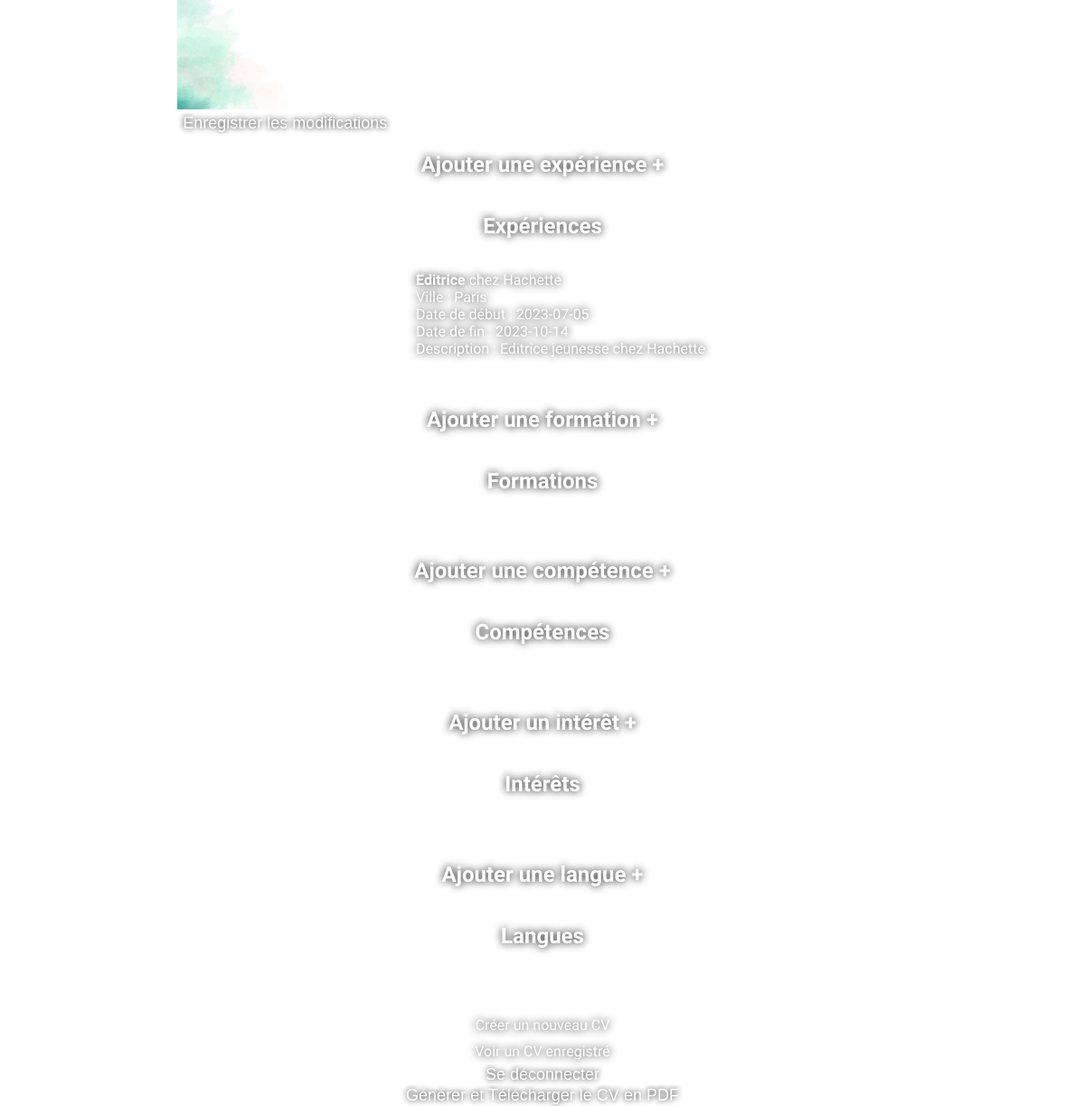
The app's page /profil.php (signed in) with its own data.
### tables this page shows
CREATE TABLE IF NOT EXISTS `utilisateurs` (
  `id` int NOT NULL AUTO_INCREMENT,
  `login` varchar(255) NOT NULL,
  `prenom` varchar(255) NOT NULL,
  `nom` varchar(255) NOT NULL,
  `password` varchar(255) NOT NULL,
  `phone` varchar(55) NOT NULL,
  `postal` varchar(255) NOT NULL,
  `ville` varchar(255) NOT NULL,
  `photo` varchar(255) DEFAULT 'profil_default.jpg',
  PRIMARY KEY (`id`)
);

CREATE TABLE IF NOT EXISTS `experience` (
  `id` int NOT NULL AUTO_INCREMENT,
  `utilisateurs_id` int NOT NULL,
  `poste` varchar(255) NOT NULL,
  `employeur` varchar(255) NOT NULL,
  `ville` varchar(255) NOT NULL,
  `date_start` date NOT NULL,
  `date_end` date NOT NULL,
  `description` varchar(255) NOT NULL,
  PRIMARY KEY (`id`)
);

### profil.php (the view, shortened to what this page needs)
<?php
$host = "localhost";
$dbname = "cv-crafter";
$username = "pma";
$passwordDB = "plomkiplomki";
try {
    $conn = new PDO("mysql:host=$host;dbname=$dbname", $username, $passwordDB);
    $conn->setAttribute(PDO::ATTR_ERRMODE, PDO::ERRMODE_EXCEPTION);
    $query = "SELECT login, prenom, nom, password, phone, postal, ville, photo FROM utilisateurs WHERE login = ?";
    $stmt = $conn->prepare($query);
    $stmt->execute([$_SESSION["login"]]);
    $row = $stmt->fetch(PDO::FETCH_ASSOC);
} catch (PDOException $e) {
    echo "Erreur : " . $e->getMessage();
}
?>
<!DOCTYPE html>
<html>
<head>
  <link id="style" rel="stylesheet" type="text/css" href="style.css">
</head>
<body class="bodyprof">
    <form method="POST" action="<?php echo $_SERVER["PHP_SELF"]; ?>" enctype="multipart/form-data">
        <input type="text" id="login" name="login" value="<?php echo $row["login"]; ?>" required><br>
        <input type="text" id="prenom" name="prenom" value="<?php echo $row["prenom"]; ?>" required><br>
        <input type="text" id="nom" name="nom" value="<?php echo $row["nom"]; ?>" required><br>
        <input type="tel" id="phone" name="phone" value="<?php echo $row["phone"]; ?>" required><br>
        <input type="text" id="postal" name="postal" value="<?php echo $row["postal"]; ?>" required><br>
        <input type="text" id="ville" name="ville" value="<?php echo $row["ville"]; ?>" required><br>
              <br>
        <br>
        <img src=upload/<?=$row['photo']?> height="200">
        <br>
        <input type="submit" value="Enregistrer les modifications">
    </form>
        <h2 id="experience-link">Ajouter une expérience +</h2>
        <h2>Expériences</h2>
        <ul>
            <?php
            $experiencesQuery = "SELECT poste, employeur, ville, date_start, date_end, description FROM experience WHERE utilisateurs_id = ?";
            $experiencesStmt = $conn->prepare($experiencesQuery);
            $experiencesStmt->execute([$_SESSION["id"]]);
            $experiences = $experiencesStmt->fetchAll(PDO::FETCH_ASSOC);
            foreach ($experiences as $experience) {
                echo "<li><strong>" . $experience["poste"] . "</strong> chez " . $experience["employeur"] . "<br>";
                echo "Ville : " . $experience["ville"] . "<br>";
                echo "Date de début : " . $experience["date_start"] . "<br>";
                echo "Date de fin : " . $experience["date_end"] . "<br>";
                echo "Description : " . $experience["description"] . "</li><br>";
            }
            ?>
        </ul>
        <h2 id="formation-link">Ajouter une formation +</h2>
        <h2>Formations</h2>
        <h2 id="competence-link">Ajouter une compétence +</h2>
        <h2>Compétences</h2>
        <h2 id="interet-link">Ajouter un intérêt +</h2>
        <h2>Intérêts</h2>
        <h2 id="langue-link">Ajouter une langue +</h2>
        <h2>Langues</h2>
    <br>
      <a href="nouveaucv.php">Créer un nouveau CV</a>
    <a href="voircv.php">Voir un CV enregistré</a>
    <form method="GET" action="<?php echo $_SERVER["PHP_SELF"]; ?>">
        <input type="submit" value="Se déconnecter">
    </form>
    <form method="POST" action="pdf_generator.php">
        <input type="submit" value="Générer et Télécharger le CV en PDF">
    </form>
</body>
</html>

### style.css (style rules this page uses)
body { font-family: 'Assistant', sans-serif; height: 100vh; background-color: #ffffff; background-image: url(css/backgroundpc.jpg); background-size: cover; background-position: center; color: #ffffff; display: flex; flex-direction: column; align-items: center; justify-content: center; text-shadow: 0 0 10px black; }
a { text-decoration: none; color: #ffffff; padding: 5px; }
input[type="submit"] { font-size: 18px; color: #fff; text-decoration: none; border: none; background-color: transparent; text-shadow: 0 0 6px black; }

### records on screen
utilisateurs: photo (picture)
experience: poste "Editrice", employeur "Hachette", ville "Paris", date_start "2023-07-05", date_end "2023-10-14", description "Editrice jeunesse chez Hachette"
